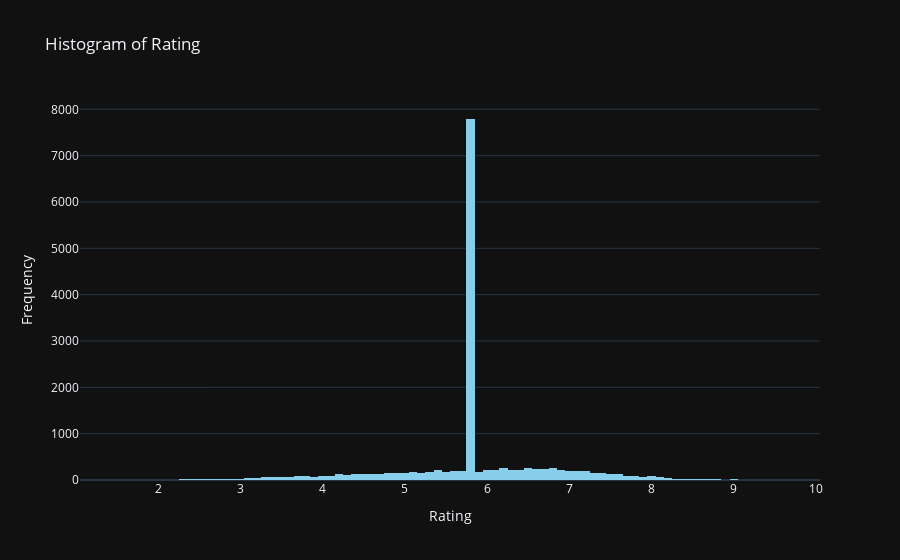

Notebook cell for this chart:
### Code cell
Histogram('Rating', DSet)

### Figure 1 — Plotly figure (JSON) as saved in the notebook; plotly's stock layout.template omitted (floating-point values rounded to 4 significant figures; data arrays with more than 128 entries replaced by an {"elided": "..."} marker saying what was removed)
{"data": [{"marker": {"color": "skyblue", "line": {"color": "black", "width": 0}}, "type": "histogram", "x": {"elided": "15503 float values"}}], "layout": {"title": {"text": "Histogram of Rating"}, "xaxis": {"title": {"text": "Rating"}}, "yaxis": {"title": {"text": "Frequency"}}}}
